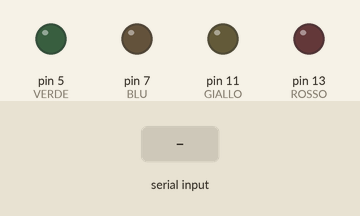
The sketch below on a simulated Arduino Uno, built with avr-gcc and run on an emulated ATmega328P. Shown: output pins drawn as LEDs (lit = HIGH). Inputs (shaded band) come from the test bench. What the sketch prints to the serial monitor is not drawn.

Above: at 0.8 s.
0.9 s: "90,45\n" received over Serial
At 2.6 s:
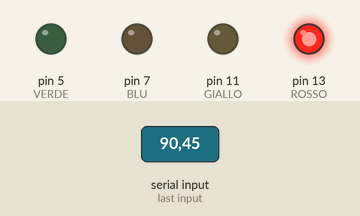
At 27.1 s:
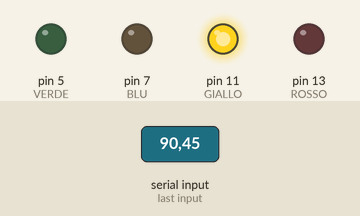
Timing chart, 0 to 52.3 s (numbered marks = the images above; inputs shaded):
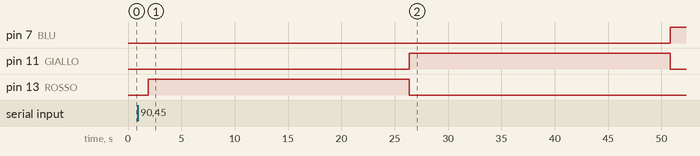

The sketch:

Verifica.ino
```cpp
int ROSSO = 13;
int GIALLO = 11;
int BLU = 7;
int VERDE = 5;
int T;

void setup() {
  Serial.begin(9600);
  pinMode(ROSSO, OUTPUT);
  pinMode(GIALLO, OUTPUT);
  pinMode(BLU, OUTPUT);
  pinMode(VERDE, OUTPUT);
  Tempo();
}
void loop() {
  digitalWrite(ROSSO, HIGH);
  digitalWrite(GIALLO, LOW);
  digitalWrite(BLU, LOW);
  digitalWrite(VERDE, LOW);
  delay(T);

  digitalWrite(ROSSO, LOW);
  digitalWrite(GIALLO, HIGH);
  digitalWrite(BLU, LOW);
  digitalWrite(VERDE, LOW);
  delay(T);

  digitalWrite(ROSSO, LOW);
  digitalWrite(GIALLO, LOW);
  digitalWrite(BLU, HIGH);
  digitalWrite(VERDE, LOW);
  delay(T);

  digitalWrite(ROSSO, LOW);
  digitalWrite(GIALLO, LOW);
  digitalWrite(BLU, LOW);
  digitalWrite(VERDE, HIGH);
  delay(T);

}
void Tempo(){
  Serial.println ("Quanti secondi vuoi far durare ogni lampeggio?");
  while(Serial.available() == 0) {};
  T = Serial.readString().toInt();
  T = T*1000;
}
```

Measured:
- after the input at 0.9 s, pin 7 (BLU): LOW → HIGH after 49.9 s; pin 11 (GIALLO): LOW → HIGH after 25.5 s, → LOW 24.5 s later; pin 13 (ROSSO): LOW → HIGH after 1.0 s, → LOW 24.5 s later
